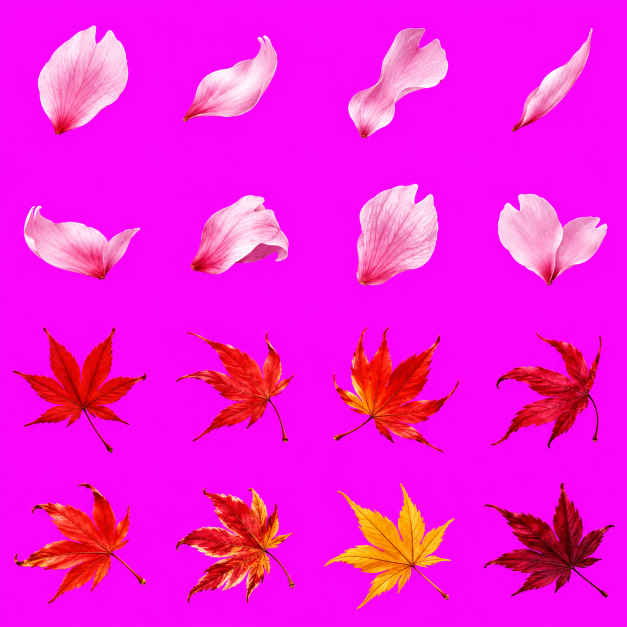
#> input picture tools/texgen/atlas_src/atlas38_petals_leaves.png, 1254 x 1254 px (shown at 1/2 size)
$ python process38.py
#> lines starting #> are read from the running program, lines starting #| are printed output that depends on the picture
"""Атлас 38: 8 лепестков сакуры и 8 листьев клёна на пурпуре → FX/petals8.png и FX/leaves8.png (4×2 по 256).
Ключ строже обычного: розовое основание лепестка близко к пурпуру — непрозрачно всё, где пурпурности меньше 0,45."""
import numpy as np
from PIL import Image
from scipy import ndimage
a = np.asarray(Image.open('atlas_src/atlas38_petals_leaves.png').convert('RGB')).astype(np.float32) / 255
G = [0, 313, 627, 940, 1254]
def key(c):
    m = np.minimum(c[..., 0], c[..., 2]) - c[..., 1]
    al = np.clip((0.9 - m) / 0.45, 0, 1)
    al = ndimage.binary_erosion(al > 0.5, iterations=1) * 0.0 + al   # (оставлено мягким)
    rgb = np.clip((c - (1 - al[..., None]) * np.array([1, 0, 1])) / np.maximum(al[..., None], 1e-3), 0, 1)
    edge = (al < 0.98)[..., None]   # пурпурная кайма только на краю: подтянуть синий к зелёному
    fix = rgb.copy(); fix[..., 2] = np.minimum(rgb[..., 2], np.maximum(rgb[..., 1] * 1.25, rgb[..., 2] * 0.6))
    rgb = np.where(edge, fix, rgb)
    return np.dstack([rgb, al])
for name, rows in [('petals8', (0, 1)), ('leaves8', (2, 3))]:
    S = Image.new('RGBA', (1024, 512), (0, 0, 0, 0))
    for k, r in enumerate(rows):
        for c in range(4):
            o = key(a[G[r] + 4:G[r + 1] - 4, G[c] + 4:G[c + 1] - 4])
            if name == 'petals8': o[..., :3] = o[..., :3] * 0.78 + 0.22   # лепестки сакуры — бледнее, почти белые к краю
            S.paste(Image.fromarray((o * 255).astype(np.uint8), 'RGBA').resize((256, 256), Image.LANCZOS), (c * 256, k * 256))
    S.save('../../Assets/_Project/Resources/FX/' + name + '.png'); print(name)
#> this loop made 2 passes
#| petals8
#| leaves8
#> pass 1, in key, `m = np.minimum(c[..., 0], c[..., 2]) - c[..., 1]`:
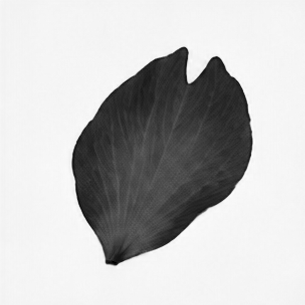
#> m: shape (305, 305) float32; min -0.0863, max 0.992, mean 0.728; drawn with min black and max white
#> pass 1, in key, `al = np.clip((0.9 - m) / 0.45, 0, 1)`:
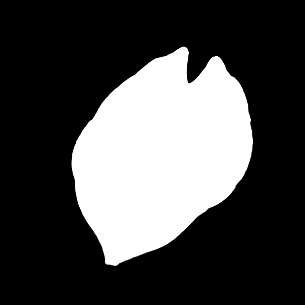
#> al: shape (305, 305) float32; min 0, max 1, mean 0.283
#> after the loop:
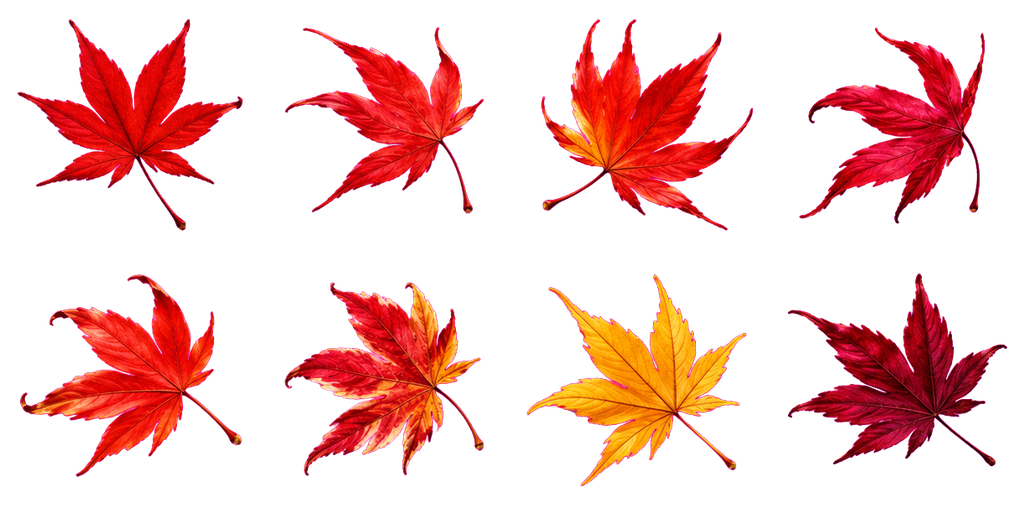
#> S: PIL image 1024x512 RGBA; mean R, G, B, A 57.4, 12.7, 10.4, 61.7; transparent parts drawn white
#> after the loop:
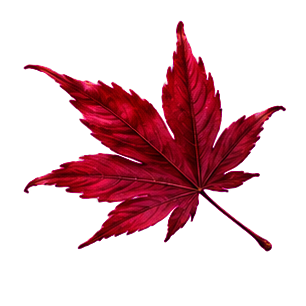
#> o: shape (306, 306, 4) float64; mean R, G, B, A 0.14, 0.75, 0.0309, 0.249; transparent parts drawn white

$ run again, with tools/texgen/atlas_src/atlas10_ui.png copied over tools/texgen/atlas_src/atlas38_petals_leaves.png
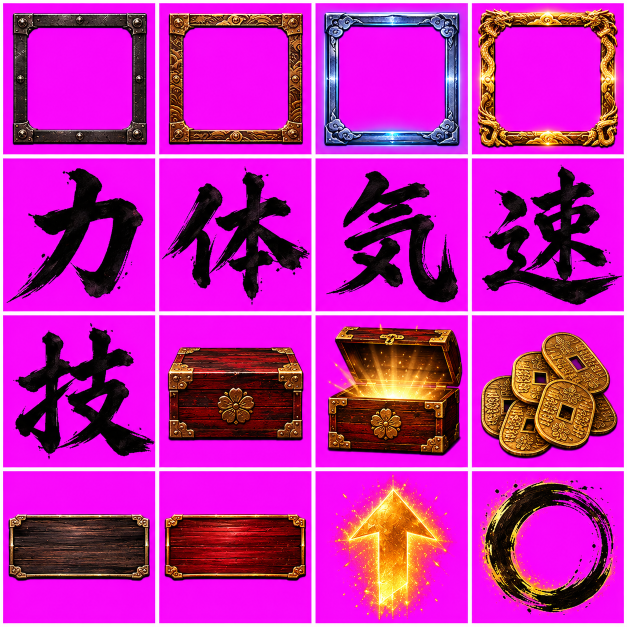
#> input picture tools/texgen/atlas_src/atlas10_ui.png, 1254 x 1254 px (shown at 1/2 size)
#> the loop `for name, rows in [('petals8', (0, 1)), ('leaves8', (2, 3))]:` made 2 passes
#| petals8
#| leaves8
#> after the loop `for name, rows in [('petals8', (0, 1)), ('leaves8', (2, 3))]:`:
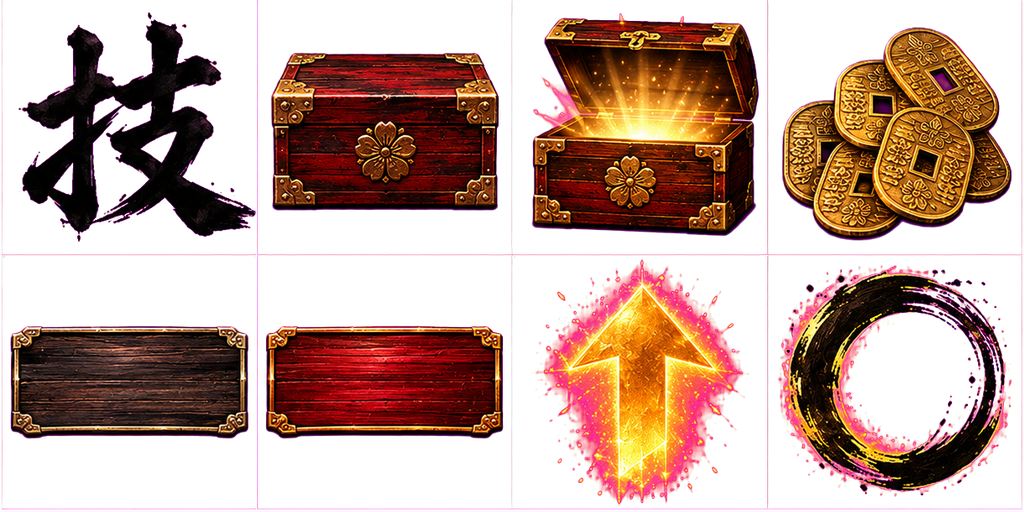
#> S: PIL image 1024x512 RGBA; mean R, G, B, A 68.2, 34.9, 24.5, 119.8; transparent parts drawn white
#> after the loop `for name, rows in [('petals8', (0, 1)), ('leaves8', (2, 3))]:`:
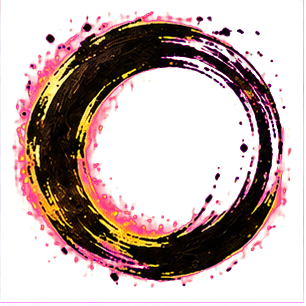
#> o: shape (306, 306, 4) float64; mean R, G, B, A 0.229, 0.654, 0.108, 0.395; transparent parts drawn white

$ run again, with tools/texgen/atlas_src/atlas11_items.png copied over tools/texgen/atlas_src/atlas38_petals_leaves.png
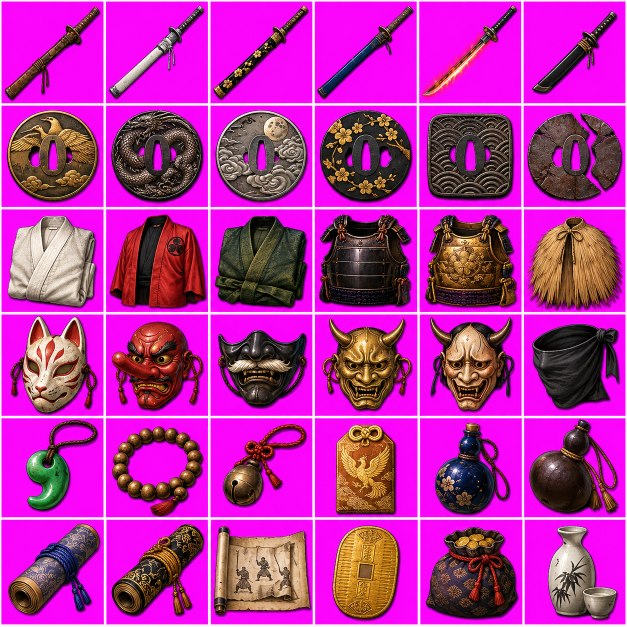
#> input picture tools/texgen/atlas_src/atlas11_items.png, 1254 x 1254 px (shown at 1/2 size)
#> the loop `for name, rows in [('petals8', (0, 1)), ('leaves8', (2, 3))]:` made 2 passes
#| petals8
#| leaves8
#> after the loop `for name, rows in [('petals8', (0, 1)), ('leaves8', (2, 3))]:`:
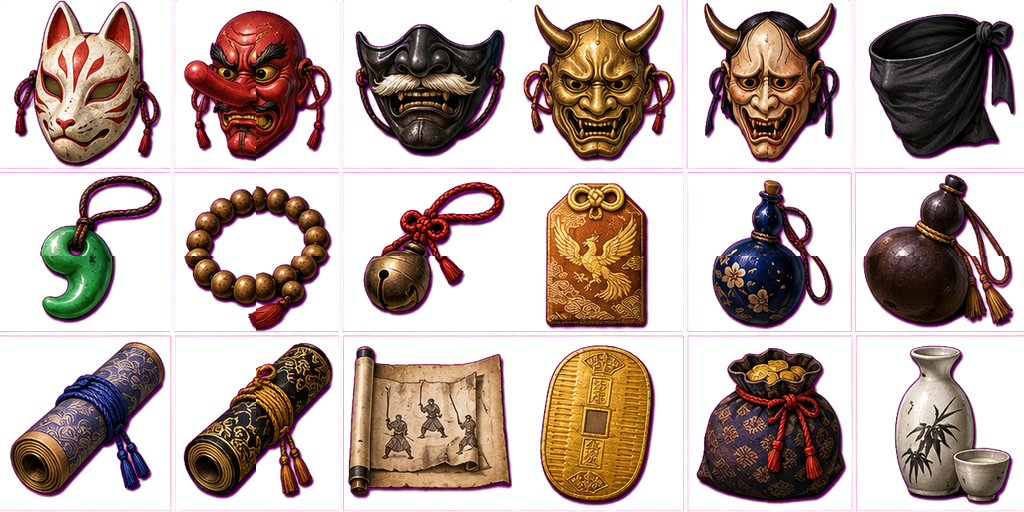
#> S: PIL image 1024x512 RGBA; mean R, G, B, A 68.2, 46.7, 42.7, 126.7; transparent parts drawn white
#> after the loop `for name, rows in [('petals8', (0, 1)), ('leaves8', (2, 3))]:`:
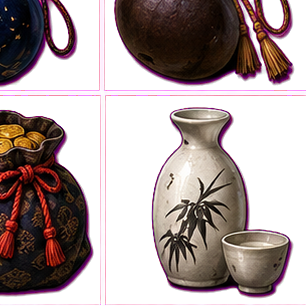
#> o: shape (306, 306, 4) float64; mean R, G, B, A 0.217, 0.591, 0.157, 0.54; transparent parts drawn white
